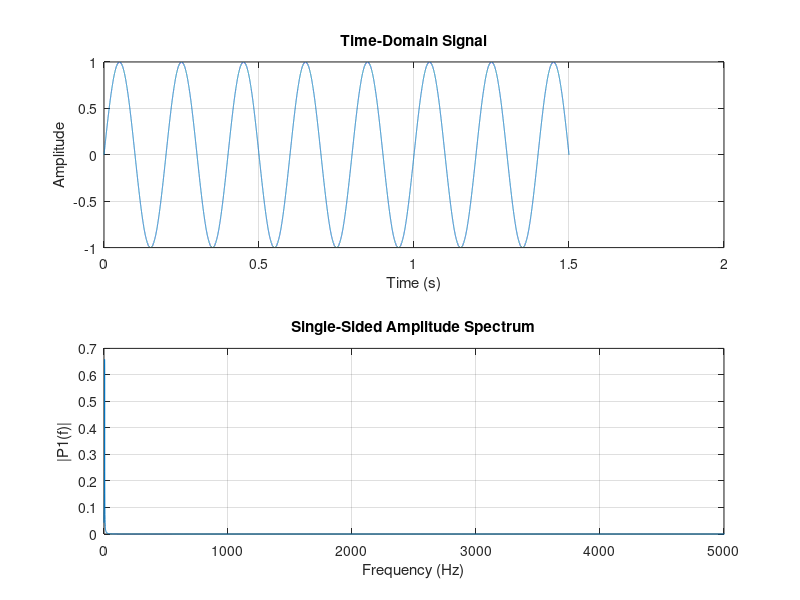

Recreate this plot in MATLAB.
fs = 44100;                 % Standard audio sampling rate (Hz)
duration = 1.5;             % Length of the tone (seconds)
%f = 440;                    % Target frequency in Hz (e.g., 440 for A4)

f = input('enter frequency/frequencies in Hz: ');

t = 0 : 1/fs : duration;    % Time vector

y = zeros(size(t));

for i=1:length(f)
    phase(i) = (rand-0.5)*2*pi;
    phase(i) = 0;
    y = y + sin(2 * pi * f(i) * t + phase(i));    % Pure sine wave
end

sound(y, fs);               % Play audio through default speakers

% 3. Time-domain plot
N = length(y);
t = (0:N-1) / fs;       % Time vector in seconds

figure;
subplot(2,1,1);
plot(t, y);
xlabel('Time (s)');
ylabel('Amplitude');
title('Time-Domain Signal');
grid on;

% 4. Frequency-domain plot (Single-Sided Amplitude Spectrum)
Y = fft(y);
P2 = abs(Y / N);
P1 = P2(1:floor(N/2)+1);
P1(2:end-1) = 2 * P1(2:end-1);
f = fs * (0:floor(N/2)) / N;

subplot(2,1,2);
plot(f, P1);
xlabel('Frequency (Hz)');
ylabel('|P1(f)|');
title('Single-Sided Amplitude Spectrum');
xlim([0 5000]);         % Zoom in on 0-5 kHz (adjust up to Fs/2 as needed)
grid on;
